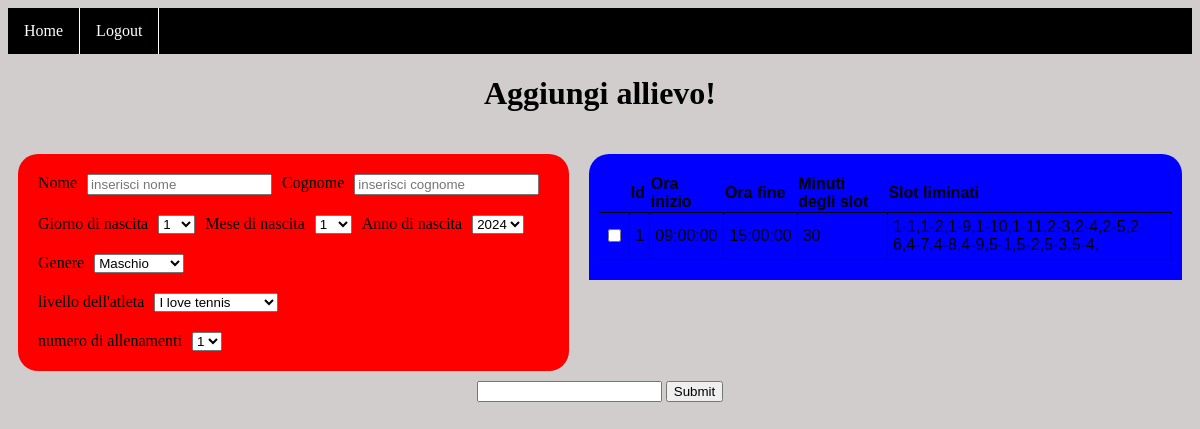
Page /home/aggiungi (signed in) on the earlier database version.
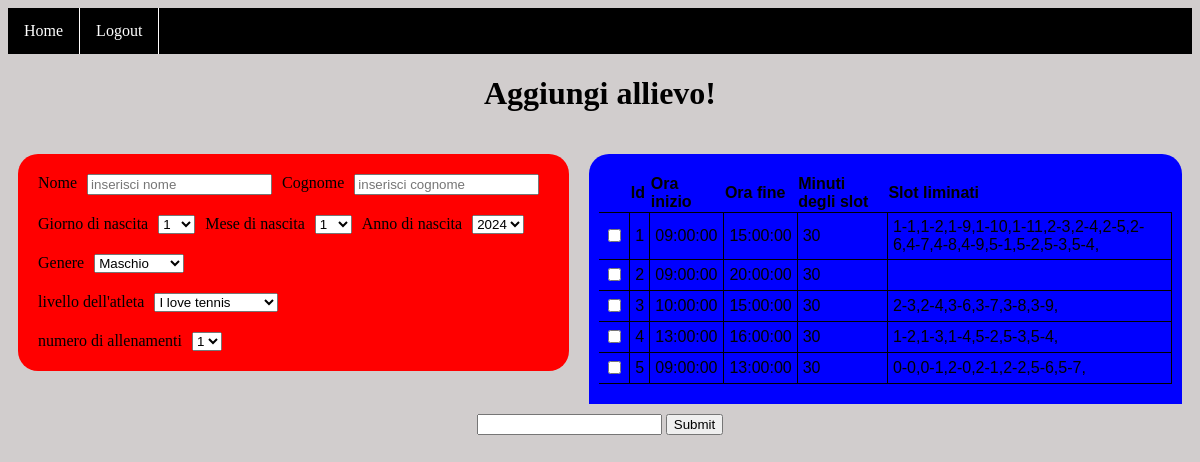
Same page on the later database version.
### website/models.py (models this page shows)
class Calendario(db.Model):
    id = db.Column(db.Integer, primary_key = True)
    oremattina = db.Column(db.String(5))
    orepomeriggio = db.Column(db.String(5))
    numeroslot = db.Column(db.Integer)
    sloteliminati = db.Column(db.String(150))
    allievo = db.relationship("Allievo", backref='calendario', uselist = True)

### website/dashboard.py (the view)
@dashboard.route('/aggiungi', methods = ['GET', 'POST'])
@login_required
def create_user():
    calendar_list = Calendario.query.all()
    if request.method == 'POST':
        nome = request.form.get("nome")
        cognome = request.form.get("cognome")
        giorno_nascita = request.form.get("giorno")
        mese_nascita = request.form.get("mese")
        anno_nascita = request.form.get("anno")
        genere = request.form.get("genere")
        livello = request.form.get("livello")
        numero_allenamenti = request.form.get("allenamenti")
        id_calendario = request.form.get("idcalendar")
        d = request.form.getlist("check")
        if nome == "" or cognome == "":
            flash("non hai inserito nome oppure cognome")
            return render_template("aggiungi.html", user=current_user, calendar_list = calendar_list)
        print(nome,cognome,giorno_nascita,mese_nascita, anno_nascita, genere, livello, numero_allenamenti, id_calendario, d)
        slotDisponibili = ""
        buckets_days = [[] for x in range (6)]
        for check in d:
            split = check.rsplit('-')
            buckets_days[int(split[0])].append(split[1])
        print(buckets_days)
        for d,day in enumerate(buckets_days):
            if len(day) == 1:
                flash(f'attenzione, hai dato disponibilità nel giorno{day} un solo slot!')
                return render_template("aggiungi.html", user=current_user, calendar_list = calendar_list)
            else:
                for x,slot in enumerate(day) :
                    if x == 0:
                        if int(day[x + 1]) - int(slot) != 1:
                            flash(f'attenzione, hai immesso nel giorno{d}={day} uno slot da mezz\'ora da solo! ovvero{slot}')
                            return render_template("aggiungi.html", user=current_user, calendar_list = calendar_list)
                    elif x == len(day) - 1:
                        if int(slot) - int(day[x - 1]) != 1:
                            flash(f'attenzione, hai immesso nel giorno{day} uno slot da mezz\'ora da solo! ovvero{slot}')
                            return render_template("aggiungi.html", user=current_user, calendar_list = calendar_list)
                    elif (int(day[x + 1]) - int(slot)) != 1 and (int(slot) - int(day[x - 1])) != 1:
                            flash(f'attenzione, hai escluso nel giorno{day} uno slot da mezz\'ora da solo! ovvero{slot}')
                            render_template("aggiungi.html", user=current_user, calendar_list = calendar_list)
        count60 = 0
        count90 = 0
        switch = 0
        for d,day in enumerate(buckets_days):
            if livello == "I love tennis" or livello == "sat under 8" or livello == "sat under 10" or livello == "sat under 12"\
                    or livello == "sat under 14" or livello == "sat under 16" or livello == "sat under 18" :
                switch = 0
                if len(day) == 0:
                    continue
                if len(day) == 1:
                    return render_template("aggiungi.html", user=current_user, calendar_list = calendar_list)
                else:
                    count60 += 1
            else :
                switch = 1
                if len(day) == 0:
                    continue
                if len(day) < 3:
                    return render_template("aggiungi.html", user=current_user, calendar_list = calendar_list)
                else:
                    count90 += 1
        if switch == 0:
            if count60 < int(numero_allenamenti):
                flash("(60) il numero di slot inseriti non soddisfa il numero di allenamenti a settimana dell'allievo")
                return render_template("aggiungi.html", user=current_user, calendar_list = calendar_list)
        if switch == 1:
            if count90 < int(numero_allenamenti):
                flash("(90) il numero di slot inseriti non soddisfa il numero di allenamenti a settimana dell'allievo")
                return render_template("aggiungi.html", user=current_user, calendar_list = calendar_list)
        print("è andato tutto bene")
        for x,day in enumerate(buckets_days):
            for slots in day:
                slotDisponibili += f"{x}-{slots},"
        new_allievo = Allievo(nome=nome, cognome=cognome, giornonascita=int(giorno_nascita), mesenascita=int(mese_nascita), annonascita=int(anno_nascita),livello = livello, numeroallenamenti=numero_allenamenti, slotdisponibilita=slotDisponibili, id_calendario= int(id_calendario))
        db.session.add(new_allievo)
        db.session.commit()
        flash("aggiunta dell'utente andato a buon fine!")
        return redirect(url_for('dashboard.home',name = admin_name))
    else:
        return render_template("aggiungi.html", user=current_user, calendar_list = calendar_list)

### website/__init__.py (called while the page is built)
def create_app():
    app = Flask(__name__)
    app.config['SECRET_KEY'] = 'sdhfjdshgreghuewrg'
    app.config['SQLALCHEMY_DATABASE_URI'] = f'sqlite:///{DB_NAME}'
    db.init_app(app) # inizializzazione del database dando l'app di flask
    from .dashboard import dashboard
    from .access import access
    app.register_blueprint(access, url_prefix='/')
    app.register_blueprint(dashboard, url_prefix='/home')
    from .models import User
    with app.app_context():
        db.create_all()
        login_manager = LoginManager()
        login_manager.login_view = 'access.login'
        login_manager.init_app(app)
        @login_manager.user_loader
        def load_user(id):
            return User.query.get(int(id))
    return app

### website/templates/dashboard/aggiungi.html (shortened to what this page needs)
{% extends "base.html"%}
{% block content %}
<h1>Aggiungi allievo!</h1>
<form id="adduser" method="post">
<div class="main-div">
    <div class="left">
            <div class="form-container">
                <div class ="form-elements">
                    <label for="nome">Nome</label>
                    <input type="text" name="nome" id="nome" placeholder="inserisci nome">
                    <label for="nome">Cognome</label>
                    <input type="text" name="cognome" id="cognome" placeholder="inserisci cognome">
                </div>
                <div class="form-elements">
                    <label for="giorno">Giorno di nascita</label>
                    <select name="giorno" id="giorno">
                        <option id="d1" value ="1">1</option>
                    </select>
                    <label for="mese">Mese di nascita</label>
                    <select name="mese" id="mese">
                        <option id="m1" value ="1">1</option>
                    </select>
                    <label for="anno">Anno di nascita</label>
                    <select name="anno" id="anno">
                        <option value="2024">2024</option>
                    </select>
                </div>
                <div class="form-elements">
                    <label for="genere">Genere</label>
                    <select name="genere" id="genere">
                        <option value="m">Maschio</option>
                    </select>
                </div>
                <div class="form-elements">
                    <label>livello dell'atleta</label>
                    <select name="livello" id="livello">
                        <option value ="I love tennis">I love tennis</option>
                    </select>
                </div>
                <div class="form-elements">
                    <label for="allenamenti">numero di allenamenti</label>
                    <select name="allenamenti" id="allenamenti">
                        <option value="1">1</option>
                    </select>
                </div>
            </div>
    </div>
    <div class="right">
        <div class="calendar-list">
            <table id="table-calendars">
                <tr>
                    <th></th>
                    <th>Id</th>
                    <th>Ora inizio</th>
                    <th>Ora fine</th>
                    <th>Minuti degli slot</th>
                    <th>Slot liminati</th>
                </tr>
            {% for cal in calendar_list%}
                <tr id="tr{{loop.index}}" name="tr{{loop.index}}">
                    <td><input type="checkbox" id="{{loop.index}}" name="{{loop.index}}" class="checkbox-calendar" onclick="uncheck_other_checkboxes(this)"></td>
                    <td>{{loop.index}}</td>
                    <td>{{cal.oremattina}}</td>
                    <td>{{cal.orepomeriggio}}</td>
                    <td>{{cal.numeroslot}}</td>
                    <td>{{cal.sloteliminati}}</td>
                </tr>
            {% endfor %}
            </table>
        </div>
    </div>
</div>
<div class="submit">
    <input type="text" id="idcalendar" name="idcalendar" readonly>
    <input type="submit" id="submit">
</div>
</form>
{% endblock %}

### website/templates/base.html (shortened to what this page needs)
<!DOCTYPE html>
<html>
  <head>
    <link rel="stylesheet" href="{{ url_for('static', filename='styles/baseStyle.css') }}">
    <link rel="stylesheet" href="{{ url_for('static', filename='styles/loginStyle.css') }}">
    <link rel="stylesheet" href="{{ url_for('static', filename='styles/homeStyle.css') }}">
    <link rel="stylesheet" href="{{ url_for('static', filename='styles/ccalendarStyle.css') }}">
    <link rel="stylesheet" href="{{ url_for('static', filename='styles/addUserStyle.css') }}">
  </head>
  <body>
    <nav class="navbared">
          <ul>
            {% if user.is_authenticated %}
            <li><a class="nav-item nav-link" id="home" href="/home">Home</a></li>
            <li><a class="nav-item nav-link" id="logout" href="/logout">Logout</a></li>
            {% else %}
            <li><a class="nav-item nav-link" id="login" href="/">Login</a></li>
            <li><a class="nav-item nav-link" id="signUp" href="/sign-up">Sign Up</a></li>
            {% endif %}
        </ul>
    </nav>
    <div class="container">{% block content %} {% endblock %}</div>
  </body>
</html>

### website/static/styles/baseStyle.css (style rules this page uses)
body { background-color: rgb(209, 205, 205); }
.navbared ul { list-style-type: none; margin: 0; padding: 0; overflow: hidden; background-color: black; }
.navbared li { float: left; border-right: 1px solid #fffdfd; }
.navbared li a { display: block; color: white; text-align: center; padding: 14px 16px; text-decoration: none; }
.container h1 { text-align: center; }

### website/static/styles/homeStyle.css (style rules this page uses)
a:link { color: black; }

### website/static/styles/ccalendarStyle.css (style rules this page uses)
.form-elements { margin: 10px 10px 10px 10px; display: flex; flex-direction: row; justify-content: space-between; }

### website/static/styles/addUserStyle.css (style rules this page uses)
#adduser { display: flex; flex-direction: column; justify-content: center; align-items: center }
.main-div { display: flex; flex-direction: row; margin-top: 10px; justify-content: center; }
.form-container { display: flex; flex-direction: column; justify-content: center; align-items: flex-start; background-color: red; width: fit-content; border-radius: 20px; margin: 10px; padding : 10px }
.form-elements input,select { margin: 0px 10px 0px 10px; }
.calendar-list { display: flex; flex-direction: column; align-items: center; background-color: blue; border-top-left-radius: 20px; border-top-right-radius: 20px; margin: 10px; padding: 10px; }
.calendar-list #table-calendars { font-family: arial, sans-serif; border-collapse: collapse; width: 100%; margin: 10px; }
.calendar-list #table-calendars th { text-align: left; margin-left: 1px; }
.calendar-list #table-calendars td { text-align: left; border-right: 1px solid black; border-top: 1px solid black; border-bottom: 1px solid black; padding:5px }
.calendar-list #table-calendars tr:last-child { border-bottom-left-radius: 20px ; }

Differences in the rows shown:
added Calendario: oremattina "09:00:00", orepomeriggio "20:00:00", numeroslot "30"
added Calendario: oremattina "10:00:00", orepomeriggio "15:00:00", numeroslot "30", sloteliminati "2-3,2-4,3-6,3-7,3-8,3-9,"
added Calendario: oremattina "13:00:00", orepomeriggio "16:00:00", numeroslot "30", sloteliminati "1-2,1-3,1-4,5-2,5-3,5-4,"
added Calendario: oremattina "09:00:00", orepomeriggio "13:00:00", numeroslot "30", sloteliminati "0-0,0-1,2-0,2-1,2-2,5-6,5-7,"
